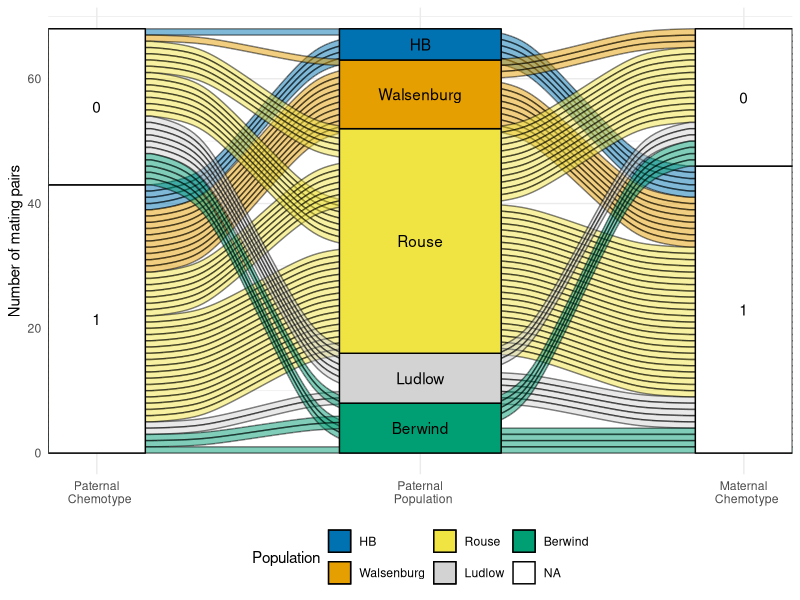

Source code (R):
# Create alluvial graph with population information (figure 2) ####
# Haley Carter

# libraries
library(tidyverse)
library(ggalluvial)

# data ####
matingPopulation <- read.csv("Data/by_matTrim.csv")

matingPopulation$site <- factor(matingPopulation$site, levels = c("HB", "Walsenburg", "Rouse", "Ludlow", "Berwind"))

# plot ####
popJchemM <- ggplot(matingPopulation, aes(axis1=chemotype.y, axis2 = site, axis3=chemotype.x, fill=site)) +
  geom_alluvium(color="black") +
  scale_fill_manual(values = c("#0072B2","#E69F00", "#F0E442", "lightgrey", "#009E73", "#56B4E9", "grey44"), na.value = "white") +
  geom_stratum(width=c(rep(0.3,2), rep(0.5,5), rep(0.3,2)))+
  scale_x_discrete(limits = c("Paternal
  Chemotype", "Paternal
  Population", "Maternal
  Chemotype"),
                   expand = c(.05, .05)) +
  geom_text(stat = "stratum", aes(label = after_stat(stratum))) +
  theme_minimal() +
  labs(fill = "Population") +
  ylab("Number of mating pairs")+
  theme(legend.position="bottom")
popJchemM
